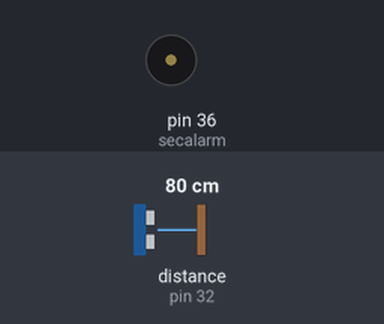
A sketch run on a simulated Arduino Mega 2560, built with avr-gcc and run on an emulated ATmega2560. Parts: buzzer (waves = sounding). Wiring (inferred from the names in the program): ultrasonic range finder: trigger pin 30; echo pin 32. The inputs (shaded band) are chosen by the test bench; at power-on: distance to the obstacle (sensor on pin 32) 80 cm. The echo pulse lasts 58.3 µs per cm.

Above: at 1.2 s.
1.3 s: distance to the obstacle (sensor on pin 32) set to 73 cm
2.8 s: distance to the obstacle (sensor on pin 32) set to 67 cm
At 3.2 s:
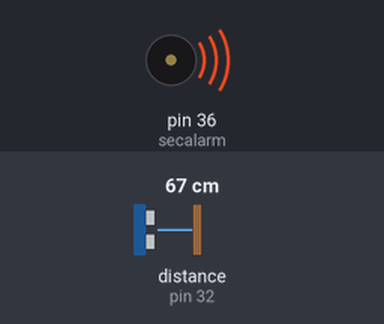
5.8 s: distance to the obstacle (sensor on pin 32) set to 120 cm
At 6.8 s:
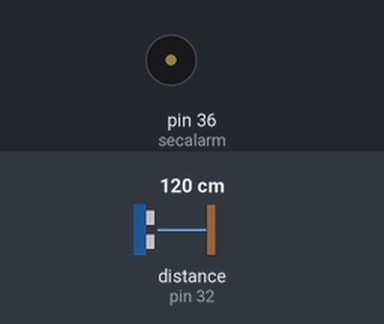
7.3 s: distance to the obstacle (sensor on pin 32) set to 2 cm
At 7.6 s:
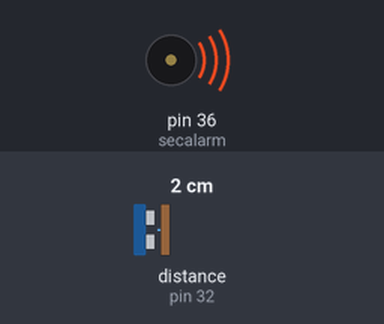
Timing chart, 0 to 11.3 s (numbered marks = the images above; inputs shaded):
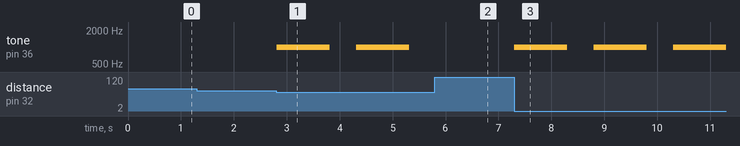

The sketch:

proximity_sensor.ino
```cpp
const int trigPin = 30;
const int echoPin = 32;
const int alarm = 34;
const int secalarm = 36;
long duration;
int distance;
void setup() {
  pinMode(trigPin, OUTPUT);
  pinMode(echoPin, INPUT);
  pinMode(alarm, OUTPUT);
  pinMode(secalarm, OUTPUT);
  Serial.begin(9600);
}
void loop() {
  digitalWrite(alarm, LOW);
  digitalWrite(secalarm, LOW);
  digitalWrite(trigPin, LOW);
  delayMicroseconds(10);
  digitalWrite(trigPin, HIGH);
  delayMicroseconds(10);
  digitalWrite(trigPin, LOW);
  duration = pulseIn(echoPin, HIGH);
  distance = duration * 0.034 / 2;
  if (distance < 70) {
    tone(alarm, 1000);
    tone(secalarm, 1000);
    delay(1000);
    noTone(alarm);
    noTone(secalarm);
    delay(500);
  }
}
```

Measured:
- the behaviour switches between 71 and 70 cm on distance to the obstacle (sensor on pin 32) (found by bisection; images 0 and 1)
- after the input at 1.3 s, every drawn part: stays the same
- after the input at 2.8 s, tone on pin 36 (secalarm): alternates 1000 Hz for 1.0 s and silent for 0.50 s, starting at once
- after the input at 5.8 s, tone on pin 36 (secalarm): stays silent (without the input it goes to 1000 Hz after 0.02 s)
- after the input at 7.3 s, tone on pin 36 (secalarm): alternates 1000 Hz for 1.0 s and silent for 0.50 s, starting at once
